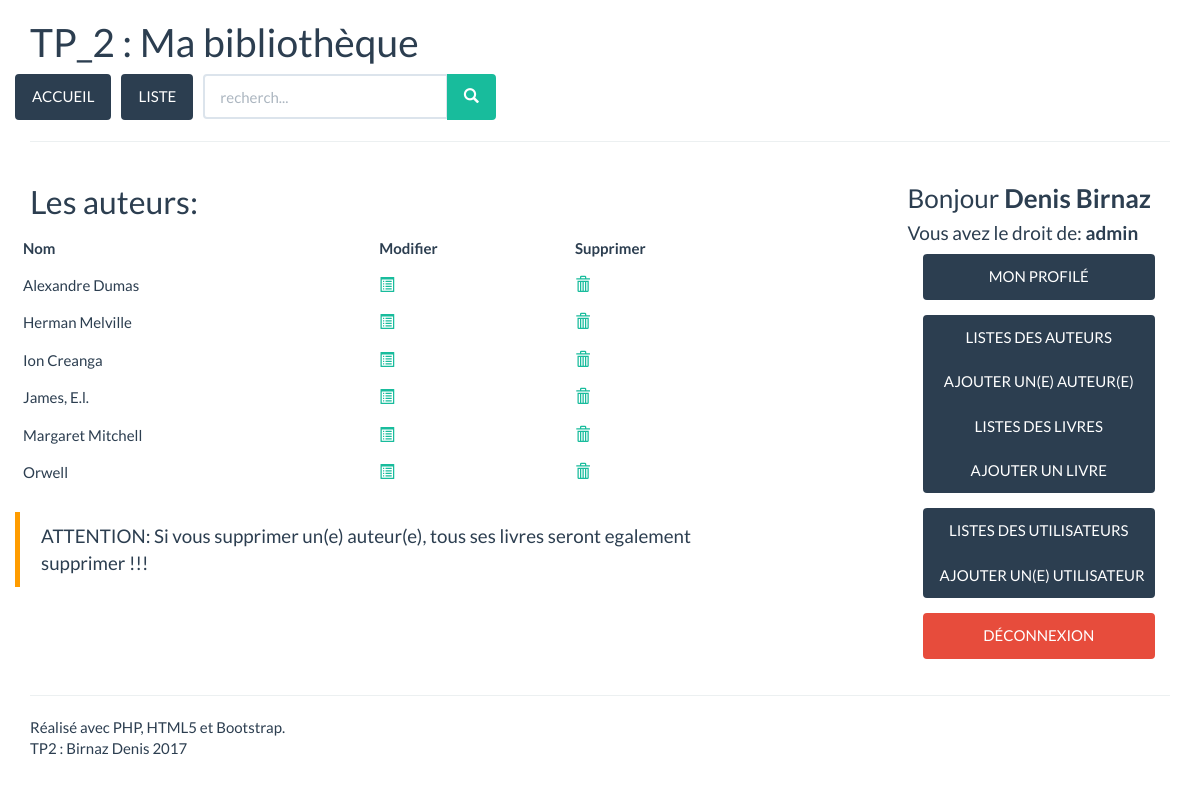
The app's page /index.php?controler=listauteur (signed in) with its own data.
### tables this page shows
CREATE TABLE IF NOT EXISTS `auteur` (
  `id_auteur` int(11) NOT NULL AUTO_INCREMENT,
  `nom_auteur` varchar(50) NOT NULL,
  PRIMARY KEY (`id_auteur`),
  UNIQUE KEY `nom_auteur` (`nom_auteur`)
);

### controleurs/controleurauteur.class.php (called while the page is built, shortened)
<?php
class ControleurAuteur {
	function auteurListe() {
		$oListe = new Auteur();
		$liste = $oListe->getAuteurAll();
		$vueAuteur = new Vue('ListeAuteurAll');
		$vueAuteur->generer(array('liste'=>$liste));
	}
}

### index.php (called while the page is built, shortened)
<?php
$controleur = new Controleur();
$controleur->routerRequete();
?>

### lib/singletonpdo.class.php (called while the page is built, shortened)
<?php
class SingletonPDO {
    private $PDOInstance = null;
    private static $instance = null;
    private function __construct(){
        $this->PDOInstance = new PDO('mysql:host='. self::DB_SERVEUR .';dbname='. self::DB_NOM, self::DB_LOGIN, self::DB_PASSWORD, array(PDO::MYSQL_ATTR_INIT_COMMAND => 'SET NAMES \'UTF8\''));
    }
    static function getInstance(){
        if(is_null(self::$instance)){
            self::$instance = new SingletonPDO();
        }
        return self::$instance;
    }
    function __call($name, $arguments){
        return $this->PDOInstance->{$name}(implode(',', $arguments));
    }
}

### modeles/auteur.class.php (called while the page is built, shortened)
<?php
class Auteur {
	function getAuteurAll() {
		$bdd = SingletonPDO::getInstance();
		$liste = $bdd->query("
			SELECT  id_auteur, nom_auteur
			FROM auteur
			ORDER BY nom_auteur");
		return $liste->fetchAll(PDO::FETCH_ASSOC);
	}
}

### vues/vListeAuteurAll.php (the view, shortened to what this page needs)
<h2>Les auteurs:</h2>
<div class="row">
<table class="table table-hover">
	<tr>
		<th class="up-liste">
			Nom
		</th>
		<th class="up-liste">
			Modifier
		</th>
		<th class="up-liste">
			Supprimer
		</th>
	</tr>
	<div id="resultat">
	<?php
	 foreach ($liste as $auteur) {  ?>
	 	<tr class="ligne-liste">
			<td><?= $auteur['nom_auteur'] ?></td>
			<td>
				<a href="index.php?controler=mauteur&id=<?= $auteur['id_auteur'] ?>">
					<span class="glyphicon glyphicon-list-alt" aria-hidden="true"></span>
				</a>
			</td>
			<td>
				<a href="index.php?controler=sauteur&id=<?= $auteur['id_auteur'] ?>">
					<span class="glyphicon glyphicon-trash" aria-hidden="true"></span>
				</a>
			</td>
		</tr>
	<?php
	 }
	 ?>
	</div>
</table>
<blockquote style="border-color: #FF9C00;">ATTENTION: Si vous supprimer un(e) auteur(e), tous ses livres seront egalement supprimer !!!</blockquote>
</div>

### records on screen
auteur: nom_auteur "Alexandre Dumas"
auteur: nom_auteur "Herman Melville"
auteur: nom_auteur "Ion Creanga"
auteur: nom_auteur "James, E.l."
auteur: nom_auteur "Margaret Mitchell"
auteur: nom_auteur "Orwell"

### other values on screen
$_SESSION['user_biblio']["nom_user"] "Denis Birnaz"
$_SESSION['user_biblio']["nom_statut"] "admin"
